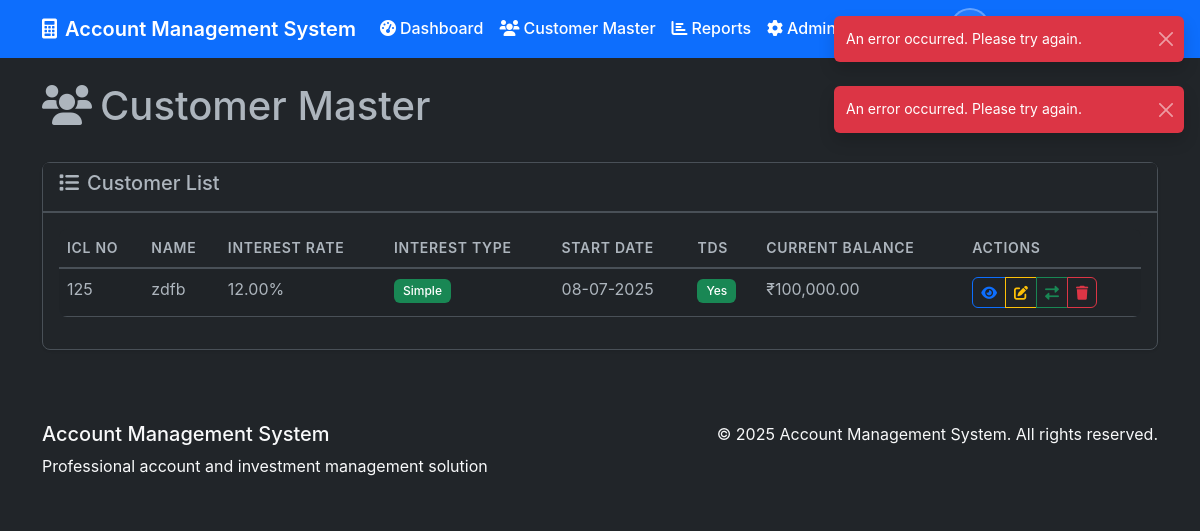
The page /customer_master (signed in) on the database as committed earlier.
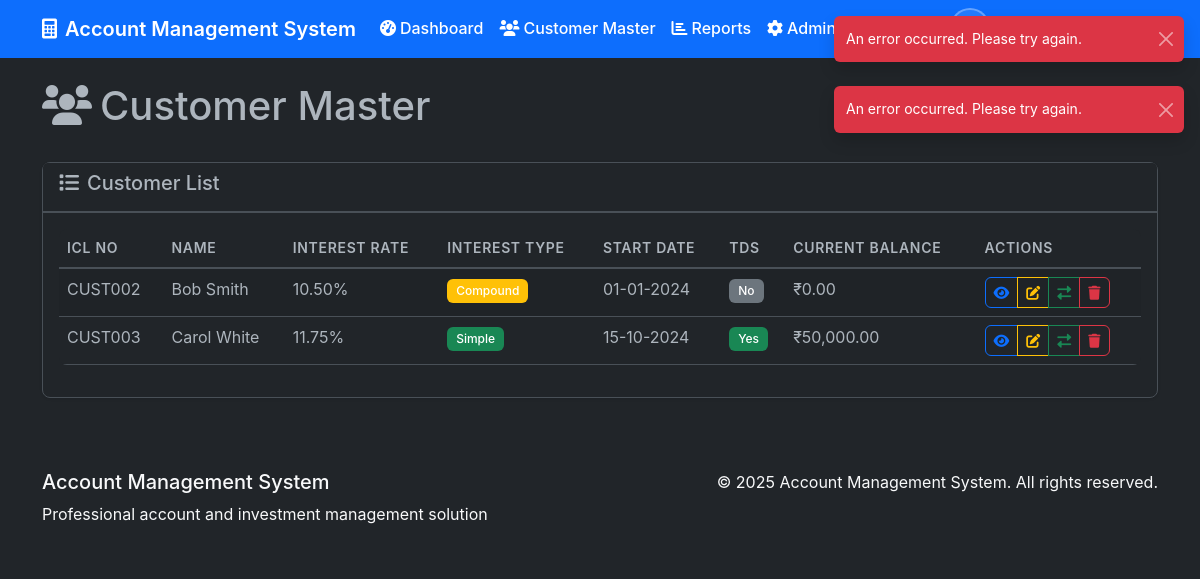
The same page on the database as committed later.
### models.py (models this page shows, shortened)
class Customer(db.Model):
    id = db.Column(db.Integer, primary_key=True)
    icl_no = db.Column(db.String(50), unique=True, nullable=False)
    name = db.Column(db.String(100), nullable=False)
    address = db.Column(db.Text)
    contact_details = db.Column(db.String(200))
    annual_rate = db.Column(db.Numeric(5, 2), nullable=False)  # e.g., 15.50
    icl_start_date = db.Column(db.Date, nullable=False)
    icl_end_date = db.Column(db.Date)
    icl_extension = db.Column(db.String(100))
    tds_applicable = db.Column(db.Boolean, default=False)
    interest_type = db.Column(db.String(20), default='simple')  # simple, compound
    compound_frequency = db.Column(db.String(20))  # monthly, quarterly, yearly
    first_compounding_date = db.Column(db.Date)
    created_at = db.Column(db.DateTime, default=datetime.utcnow)
    created_by = db.Column(db.Integer, db.ForeignKey('user.id'))
    is_active = db.Column(db.Boolean, default=True)
    transactions = db.relationship('Transaction', backref='customer', lazy=True, cascade='all, delete-orphan')
    @property
    def current_balance(self):
        from decimal import Decimal
        total_paid = sum(Decimal(str(t.amount_paid or 0)) for t in self.transactions)
        total_repaid = sum(Decimal(str(t.amount_repaid or 0)) for t in self.transactions)
        return float(total_paid - total_repaid)

class Transaction(db.Model):
    id = db.Column(db.Integer, primary_key=True)
    customer_id = db.Column(db.Integer, db.ForeignKey('customer.id'), nullable=False)
    date = db.Column(db.Date, nullable=False)
    amount_paid = db.Column(db.Numeric(15, 2))
    amount_repaid = db.Column(db.Numeric(15, 2))
    balance = db.Column(db.Numeric(15, 2))
    period_from = db.Column(db.Date)
    period_to = db.Column(db.Date)
    no_of_days = db.Column(db.Integer)
    int_rate = db.Column(db.Numeric(5, 2))
    int_amount = db.Column(db.Numeric(15, 2))
    tds_amount = db.Column(db.Numeric(15, 2))
    net_amount = db.Column(db.Numeric(15, 2))
    created_at = db.Column(db.DateTime, default=datetime.utcnow)
    created_by = db.Column(db.Integer, db.ForeignKey('user.id'))

### routes.py (the view)
    def decorated_function(*args, **kwargs):
        if not current_user.is_authenticated or current_user.role not in ['data_entry', 'admin']:
            flash('Data entry access required.', 'error')
            return redirect(url_for('dashboard'))
        return f(*args, **kwargs)

### app.py (called while the page is built)
@login_manager.user_loader
def load_user(user_id):
    from models import User
    return User.query.get(int(user_id))

### routes.py (called while the page is built, shortened)
def data_entry_required(f):
    def decorated_function(*args, **kwargs):
        if not current_user.is_authenticated or current_user.role not in ['data_entry', 'admin']:
            flash('Data entry access required.', 'error')
            return redirect(url_for('dashboard'))
        return f(*args, **kwargs)
    decorated_function.__name__ = f.__name__
    return decorated_function

@app.route('/customer_master', methods=['GET', 'POST'])
@data_entry_required
def customer_master():
    customers = Customer.query.filter_by(is_active=True).all()
    return render_template('customer_master.html', customers=customers)

### templates/customer_master.html (shortened to what this page needs)
{% extends "base.html" %}
{% block content %}
<div class="d-flex justify-content-between align-items-center mb-4">
    <h1><i class="fas fa-users me-2"></i>Customer Master</h1>
    {% if not edit_mode %}
    <button class="btn btn-primary" data-bs-toggle="modal" data-bs-target="#addCustomerModal">
    </button>
    {% endif %}
</div>
{% if not edit_mode %}
<div class="card">
    <div class="card-header">
        <h5><i class="fas fa-list me-2"></i>Customer List</h5>
    </div>
    <div class="card-body">
        <div class="table-responsive">
            <table class="table table-striped" id="customersTable">
                <thead>
                    <tr>
                        <th>ICL No</th>
                        <th>Name</th>
                        <th>Interest Rate</th>
                        <th>Interest Type</th>
                        <th>Start Date</th>
                        <th>TDS</th>
                        <th>Current Balance</th>
                        <th>Actions</th>
                    </tr>
                </thead>
                <tbody>
                    {% for customer in customers %}
                    <tr>
                        <td>{{ customer.icl_no }}</td>
                        <td>{{ customer.name }}</td>
                        <td>{{ customer.annual_rate }}%</td>
                        <td>
                            <span class="badge bg-{{ 'success' if customer.interest_type == 'simple' else 'warning' }}">
                                {{ customer.interest_type.title() }}
                            </span>
                        </td>
                        <td>{{ customer.icl_start_date.strftime('%d-%m-%Y') if customer.icl_start_date else 'N/A' }}</td>
                        <td>
                            <span class="badge bg-{{ 'success' if customer.tds_applicable else 'secondary' }}">
                                {{ 'Yes' if customer.tds_applicable else 'No' }}
                            </span>
                        </td>
                        <td>₹{{ "{:,.2f}".format(customer.current_balance) }}</td>
                        <td>
                            <div class="btn-group" role="group">
                                <a href="{{ url_for('customer_profile', customer_id=customer.id) }}"
                                   class="btn btn-sm btn-outline-primary">
                                    <i class="fas fa-eye"></i>
                                </a>
                                <a href="{{ url_for('edit_customer', customer_id=customer.id) }}"
                                   class="btn btn-sm btn-outline-warning">
                                    <i class="fas fa-edit"></i>
                                </a>
                                <a href="{{ url_for('transactions', customer_id=customer.id) }}"
                                   class="btn btn-sm btn-outline-success">
                                    <i class="fas fa-exchange-alt"></i>
                                </a>
                                {% if current_user.role == 'admin' %}
                                <a href="{{ url_for('delete_customer', customer_id=customer.id) }}"
                                   class="btn btn-sm btn-outline-danger"
                                   onclick="return confirm('Are you sure you want to delete this customer?')">
                                    <i class="fas fa-trash"></i>
                                </a>
                                {% endif %}
                            </div>
                        </td>
                    </tr>
                    {% endfor %}
                </tbody>
            </table>
        </div>
    </div>
</div>
{% endif %}
{% endblock %}

Rows that differ between the two databases and show on the page:
no longer on this page (row edited): Customer: icl_no "125", name "zdfb", annual_rate "12.00", interest_type "Simple", icl_start_date "08-07-2025", tds_applicable "Yes"
no longer on this page (row unchanged): Transaction: current_balance "100,000.00"
added Customer: icl_no "CUST002", name "Bob Smith", annual_rate "10.50", interest_type "Compound", icl_start_date "01-01-2024", tds_applicable "No"
added Transaction: current_balance "0.00"
added Customer: icl_no "CUST003", name "Carol White", annual_rate "11.75", interest_type "Simple", icl_start_date "15-10-2024", tds_applicable "Yes"
added Transaction: current_balance "50,000.00"
